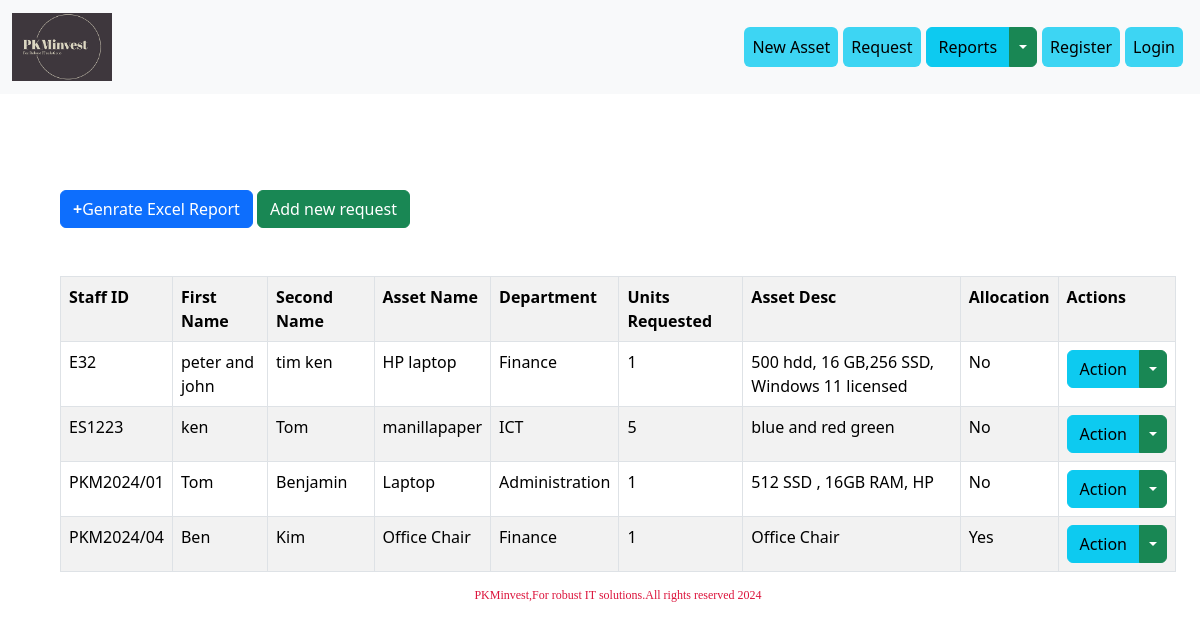
Page /view_requests/ on the committed database.
### items/models.py (models this page shows)
class Request(models.Model):
    staff_no= models.CharField(max_length=50)
    staff_fname = models.CharField(max_length=100)
    staff_sname = models.CharField(max_length=100)
    asset_name = models.CharField(max_length=100)
    asset_specs = models.TextField()
    department = models.CharField(max_length=50)
    asset_qty = models.IntegerField()
    allocation_status = models.CharField(max_length=100)

### items/views.py (the view)
# urls.py: path('view_requests/',views.view_requests,name='view_requests'),
def view_requests(request):
    requests = Request.objects.all()
    return render(request,'view_requests.html',{'requests':requests})

### items/templates/view_requests.html (shortened to what this page needs)
{% extends 'layout.html' %}
{% load static %}
{% block body %}
<div class="container m-5">
  <a href="{% url 'items:export_requests' %}" class="btn btn-primary mt-5 mb-5 btn-xs pull-right"><b>+</b>Genrate Excel Report</a>
  <a href="{% url 'items:requests' %}" class="btn btn-success btn-xs pull-right">Add new request</a>
    <table class="table table-bordered table-striped">
        <tr>
            <th>Staff ID</th>
            <th>First Name</th>
            <th>Second Name</th>
            <th>Asset Name</th>
            <th>Department</th>
            <th>Units Requested</th>
            <th>Asset Desc</th>
            <th>Allocation</th>
            <th>Actions</th>
        </tr>
     {% for request in requests %}
         <tr>
            <td>{{ request.staff_no }}</td>
            <td>{{ request.staff_fname }}</td>
            <td>{{ request.staff_sname }}</td>
            <td>{{ request.asset_name }}</td>
            <td>{{ request.department }}</td>
            <td>{{ request.asset_qty }}</td>
            <td>{{ request.asset_specs }}</td>
            <td>{{ request.allocation_status }}</td>
             <td>
                <div class="btn-group">
                    <button type="button" class="btn btn-info">Action</button>
                    <button type="button" class="btn btn-success dropdown-toggle dropdown-toggle-split" data-bs-toggle="dropdown" aria-expanded="false">
                    </button>
                  </div>
             </td>
            </div>
         </tr>
         {% endfor %}
{% endblock %}

### rows in the picture
Request: staff_no "E32", staff_fname "peter and john", staff_sname "tim ken", asset_name "HP laptop", department "Finance", asset_qty "1", asset_specs "500 hdd, 16 GB,256 SSD, Windows 11 licensed", allocation_status "No"
Request: staff_no "ES1223", staff_fname "ken", staff_sname "Tom", asset_name "manillapaper", department "ICT", asset_qty "5", asset_specs "blue and red green", allocation_status "No"
Request: staff_no "PKM2024/01", staff_fname "Tom", staff_sname "Benjamin", asset_name "Laptop", department "Administration", asset_qty "1", asset_specs "512 SSD , 16GB RAM, HP", allocation_status "No"
Request: staff_no "PKM2024/04", staff_fname "Ben", staff_sname "Kim", asset_name "Office Chair", department "Finance", asset_qty "1", asset_specs "Office Chair", allocation_status "Yes"
